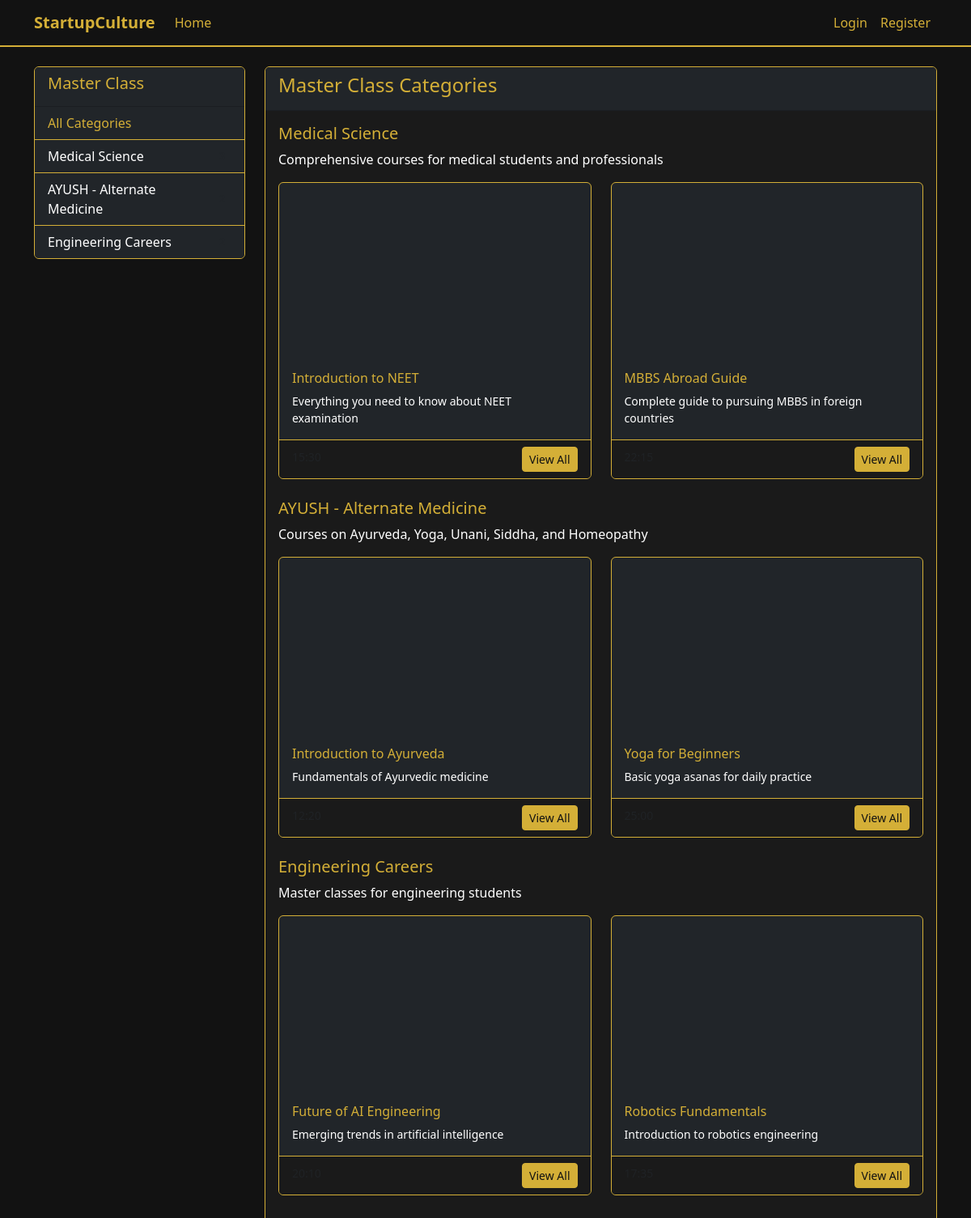
The app's page /master-class/ with its own data.
### career_site/models.py (models this page shows, shortened)
class MasterClassCategory(models.Model):
    title = models.CharField(max_length=100)
    description = models.TextField(blank=True)
    order = models.PositiveIntegerField(default=0)
    class Meta:
        verbose_name_plural = "Master Class Categories"
        ordering = ['order']

class MasterClassVideo(models.Model):
    category = models.ForeignKey(MasterClassCategory, on_delete=models.CASCADE, related_name='videos')
    title = models.CharField(max_length=200)
    youtube_id = models.CharField(max_length=20, help_text="YouTube video ID (11 characters)")
    description = models.TextField(blank=True)
    duration = models.CharField(max_length=20, blank=True)
    order = models.PositiveIntegerField(default=0)
    class Meta:
        ordering = ['order']

### career_site/views.py (the view)
# urls.py: path('master-class/', views.master_class_list, name='master_class_list'),
def master_class_list(request):
    categories = MasterClassCategory.objects.all()
    for category in categories:
        category.preview_videos = category.videos.all()[:2]
    return render(request, 'list.html', {'categories': categories})

### career_site/templates/list.html (shortened to what this page needs)
{% extends 'base.html' %}
{% block content %}
<div class="row">
    <div class="col-md-3">
        <div class="card border-gold">
            <div class="card-header bg-dark text-gold">
                <h5>Master Class</h5>
            </div>
            <div class="list-group list-group-flush">
                <a href="{% url 'master_class_list' %}" class="list-group-item list-group-item-action bg-dark text-gold">
                    All Categories
                </a>
                {% for cat in categories %}
                <a href="{% url 'master_class_detail' cat.id %}"
                   class="list-group-item list-group-item-action bg-dark text-white d-flex justify-content-between align-items-center">
                    {{ cat.title }}
                    <span class="badge bg-gold text-dark">{{ cat.videos.count }}</span>
                </a>
                {% endfor %}
            </div>
        </div>
    </div>
    <div class="col-md-9">
        <div class="card border-gold">
            <div class="card-header bg-dark text-gold">
                <h4>Master Class Categories</h4>
            </div>
            <div class="card-body bg-darker">
                {% for category in categories %}
                <div class="mb-4">
                    <h5 class="text-gold">{{ category.title }}</h5>
                    <p>{{ category.description }}</p>
                    <div class="row row-cols-1 row-cols-md-2 g-4">
                        {% for video in category.preview_videos %}
                        <div class="col">
                            <div class="card h-100 border-gold bg-dark">
                                <div class="ratio ratio-16x9">
                                    <iframe src="https://www.youtube.com/embed/{{ video.youtube_id }}"
                                            frameborder="0"
                                            allowfullscreen
                                            class="rounded-top"></iframe>
                                </div>
                                <div class="card-body">
                                    <h6 class="card-title text-gold">{{ video.title }}</h6>
                                    <p class="card-text small">{{ video.description|truncatewords:15 }}</p>
                                </div>
                                <div class="card-footer bg-darker border-gold">
                                    <small class="text-muted">{{ video.duration }}</small>
                                    <a href="{% url 'master_class_detail' category.id %}" class="btn btn-sm btn-gold float-end">
                                        View All
                                    </a>
                                </div>
                            </div>
                        </div>
                        {% endfor %}
                    </div>
                </div>
                {% endfor %}
            </div>
        </div>
    </div>
</div>
{% endblock %}

### career_site/templates/base.html (style rules this page uses)
:root { --gold: #D4AF37; --dark-gold: #B7950B; --black: #121212; --dark-gray: #1E1E1E; --light-gray: #2E2E2E; }
body { background-color: var(--black); color: white; }
.card { background-color: var(--dark-gray); border: 1px solid var(--gold); transition: transform 0.3s; color: white; }
.card-title { color: var(--gold); }
.list-group-item { background-color: var(--light-gray); color: white; border-color: var(--gold); }

### career_site/templates/list.html (style rules this page uses)
.bg-darker { background-color: #1a1a1a; }
.border-gold { border-color: #D4AF37 !important; }
.text-gold { color: #D4AF37 !important; }
.btn-gold { background-color: #D4AF37; color: #121212; border-color: #D4AF37; }

### records on screen
MasterClassCategory: title "Medical Science", description "Comprehensive courses for medical students and professionals"
MasterClassCategory: title "AYUSH - Alternate Medicine", description "Courses on Ayurveda, Yoga, Unani, Siddha, and Homeopathy"
MasterClassCategory: title "Engineering Careers", description "Master classes for engineering students"
MasterClassVideo: title "Introduction to NEET", description "Everything you need to know about NEET examination"
MasterClassVideo: title "MBBS Abroad Guide", description "Complete guide to pursuing MBBS in foreign countries"
MasterClassVideo: title "Introduction to Ayurveda", description "Fundamentals of Ayurvedic medicine"
MasterClassVideo: title "Yoga for Beginners", description "Basic yoga asanas for daily practice"
MasterClassVideo: title "Future of AI Engineering", description "Emerging trends in artificial intelligence"
MasterClassVideo: title "Robotics Fundamentals", description "Introduction to robotics engineering"
